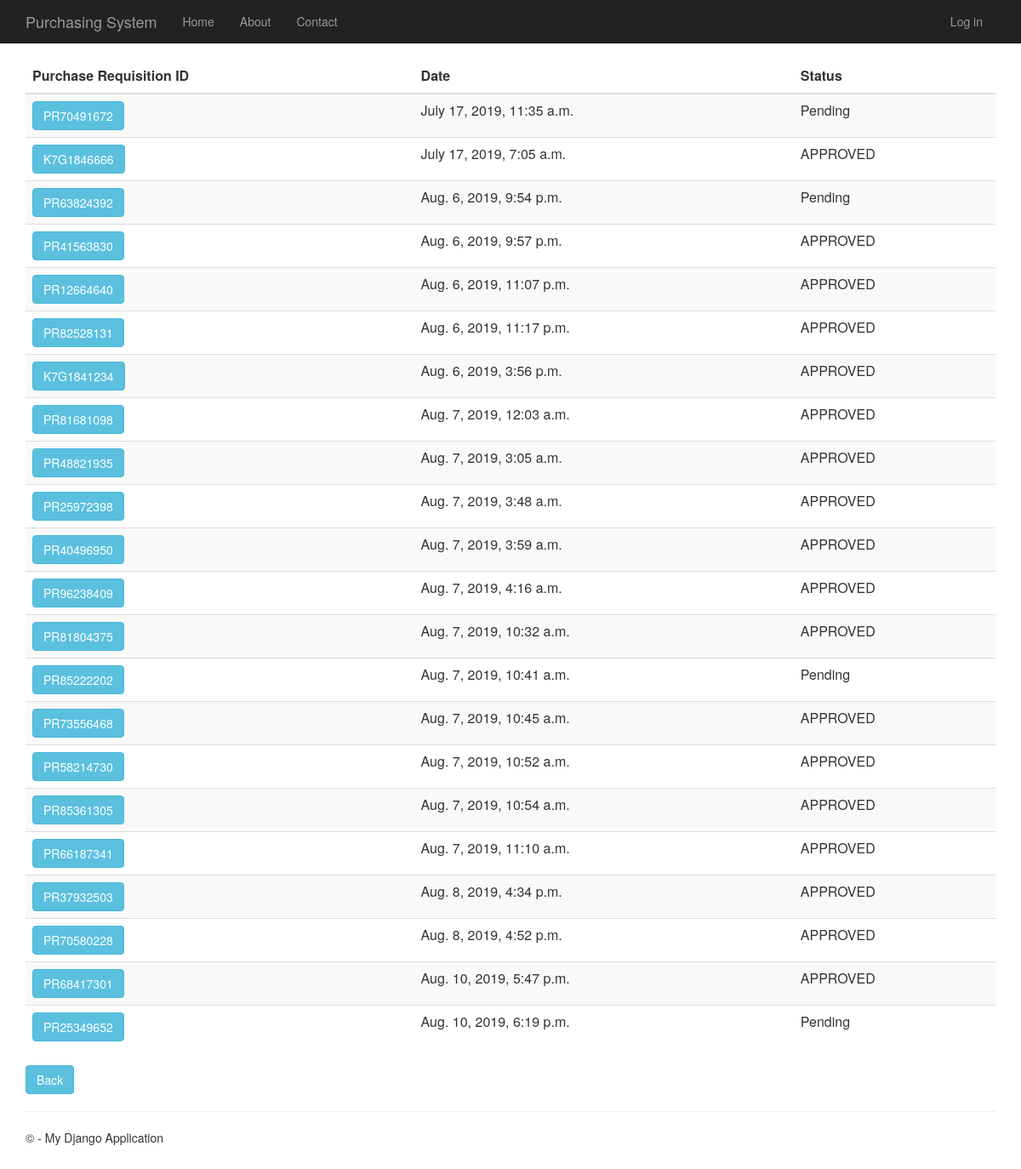
/purchaserequisitionhistory, run on the app's committed database.
### PurchaseRequisition/models.py (models this page shows)
class PurchaseRequisition(models.Model):
    pr_id= models.CharField(max_length=10, primary_key=True) #takes character
    description= models.TextField(null=True,default=None, blank=True)
    time_created= models.DateTimeField()
    total_price= models.DecimalField(max_digits=10, decimal_places=2, default=Decimal('0.00'))
    status= models.TextField(max_length=10, default="Pending")
    person_id = models.ForeignKey(Person)
    def __str__(self):
        return str(self.pr_id)

### PurchaseRequisition/views.py (the view)
# urls.py: url(r'^purchaserequisitionhistory', PurchaseRequisition.views.purchaserequisitionhistory, name="purchase_requisition_history"),
def purchaserequisitionhistory(request):
    purchase_requisitions = PurchaseRequisition.objects.all()
    print(purchase_requisitions)
    context = {
            'title':'Purchase Requisition History',
            'rows':purchase_requisitions
        }
    return render(request,'PurchaseRequisition/purchaserequisitionhistory.html',context)

### PurchaseRequisition/templates/PurchaseRequisition/purchaserequisitionhistory.html
﻿{% extends "app/layout.html" %}
{% block content %}
<div class="purchaseorderhistory margintop" action="menu" >
    <form action="purchaserequisitionhistorydetails" method="GET">
        <table class="table table-striped margintop">
          <thead>
            <tr>
              <th scope="col">Purchase Requisition ID</th>
              <th scope="col">Date</th>
              <th scope="col">Status</th>
            </tr>
          </thead>
          <tbody>
              {% for r in rows %}
            <tr>
                 <td><button type="submit" name="pr_id" value="{{r.pr_id}}" class="btn btn-info" >{{r.pr_id}}</button></td>
                 <td>{{r.time_created}}</td>
                 <td>{{r.status}}</td>
            </tr>
              {% endfor %}
          </tbody>
        </table>
    </form>
       <form action="menu">
        <div class="margintop">
            <button type="submit" class="btn btn-info" >Back</button>
        </div>
    </form>
</div>
{% endblock %}

### app/templates/app/layout.html (shortened to what this page needs)
﻿<!DOCTYPE html>
<html>
<head>
    {% load staticfiles %}
    <link rel="stylesheet" type="text/css" href="{% static 'app/content/bootstrap.min.css' %}" />
    <link rel="stylesheet" type="text/css" href="{% static 'app/content/site.css' %}" />
</head>
<body>
    <div class="navbar navbar-inverse navbar-fixed-top">
        <div class="container">
            <div class="navbar-header">
                <a href="/" class="navbar-brand">Purchasing System</a>
            </div>
            <div class="navbar-collapse collapse">
                <ul class="nav navbar-nav">
                    <li><a href="{% url 'home' %}">Home</a></li>
                    <li><a href="{% url 'about' %}">About</a></li>
                    <li><a href="{% url 'contact' %}">Contact</a></li>
                </ul>
                {% include 'app/loginpartial.html' %}
            </div>
        </div>
    </div>
    <div class="container body-content">
{% block content %}{% endblock %}
        <hr/>
        <footer>
            <p>&copy; {{ year }} - My Django Application</p>
        </footer>
    </div>
</body>
</html>

### app/templates/app/loginpartial.html
{% if user.is_authenticated %}
<form id="logoutForm" action="/logout" method="post" class="navbar-right">
    {% csrf_token %}
    <ul class="nav navbar-nav navbar-right">
        <li><span class="navbar-brand">Hello {{ user.username }}!</span></li>
        <li><a href="javascript:document.getElementById('logoutForm').submit()">Log off</a></li>
    </ul>
</form>
{% else %}
<ul class="nav navbar-nav navbar-right">
    <li><a href="{% url 'login' %}">Log in</a></li>
</ul>
{% endif %}

### app/static/app/content/site.css (style rules this page uses)
body { padding-top: 50px; padding-bottom: 20px; }
.body-content { padding-left: 15px; padding-right: 15px; }

### data on the page
PurchaseRequisition: pr_id "PR70491672", time_created "July 17, 2019, 11:35 a.m.", status "Pending"
PurchaseRequisition: pr_id "K7G1846666", time_created "July 17, 2019, 7:05 a.m.", status "APPROVED"
PurchaseRequisition: pr_id "PR63824392", time_created "Aug. 6, 2019, 9:54 p.m.", status "Pending"
PurchaseRequisition: pr_id "PR41563830", time_created "Aug. 6, 2019, 9:57 p.m.", status "APPROVED"
PurchaseRequisition: pr_id "PR12664640", time_created "Aug. 6, 2019, 11:07 p.m.", status "APPROVED"
PurchaseRequisition: pr_id "PR82528131", time_created "Aug. 6, 2019, 11:17 p.m.", status "APPROVED"
PurchaseRequisition: pr_id "K7G1841234", time_created "Aug. 6, 2019, 3:56 p.m.", status "APPROVED"
PurchaseRequisition: pr_id "PR81681098", time_created "Aug. 7, 2019, 12:03 a.m.", status "APPROVED"
PurchaseRequisition: pr_id "PR48821935", time_created "Aug. 7, 2019, 3:05 a.m.", status "APPROVED"
PurchaseRequisition: pr_id "PR25972398", time_created "Aug. 7, 2019, 3:48 a.m.", status "APPROVED"
PurchaseRequisition: pr_id "PR40496950", time_created "Aug. 7, 2019, 3:59 a.m.", status "APPROVED"
PurchaseRequisition: pr_id "PR96238409", time_created "Aug. 7, 2019, 4:16 a.m.", status "APPROVED"
PurchaseRequisition: pr_id "PR81804375", time_created "Aug. 7, 2019, 10:32 a.m.", status "APPROVED"
PurchaseRequisition: pr_id "PR85222202", time_created "Aug. 7, 2019, 10:41 a.m.", status "Pending"
PurchaseRequisition: pr_id "PR73556468", time_created "Aug. 7, 2019, 10:45 a.m.", status "APPROVED"
PurchaseRequisition: pr_id "PR58214730", time_created "Aug. 7, 2019, 10:52 a.m.", status "APPROVED"
PurchaseRequisition: pr_id "PR85361305", time_created "Aug. 7, 2019, 10:54 a.m.", status "APPROVED"
PurchaseRequisition: pr_id "PR66187341", time_created "Aug. 7, 2019, 11:10 a.m.", status "APPROVED"
PurchaseRequisition: pr_id "PR37932503", time_created "Aug. 8, 2019, 4:34 p.m.", status "APPROVED"
PurchaseRequisition: pr_id "PR70580228", time_created "Aug. 8, 2019, 4:52 p.m.", status "APPROVED"
PurchaseRequisition: pr_id "PR68417301", time_created "Aug. 10, 2019, 5:47 p.m.", status "APPROVED"
PurchaseRequisition: pr_id "PR25349652", time_created "Aug. 10, 2019, 6:19 p.m.", status "Pending"
